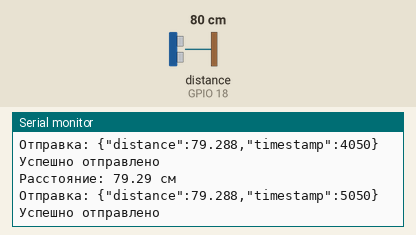
The sketch below on a simulated ESP32. On the bench: the last lines printed to the serial monitor. Wiring (inferred from the names in the program): ultrasonic range finder: trigger GPIO 5; echo GPIO 18. The test bench sets the inputs (shaded band); at power-on: distance to the obstacle (sensor on GPIO 18) 80 cm. The echo pulse lasts 58.3 µs per cm; WiFi joins after 1.5 s; servers stay silent unless stated; random numbers use the default seed unless the sketch sets one; no MQTT or app messages arrive unless stated.

Above: at 5.2 s.
5.3 s: distance to the obstacle (sensor on GPIO 18) set to 2 cm
At 6.6 s:
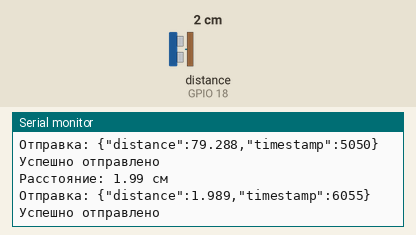
6.8 s: distance to the obstacle (sensor on GPIO 18) set to 4 cm
At 7.6 s:
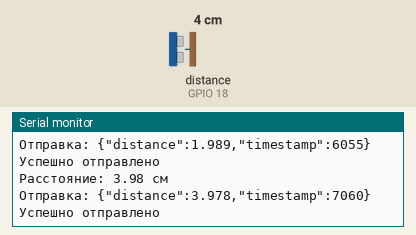
Timing chart, 0 to 9.8 s (numbered marks = the images above; inputs shaded):
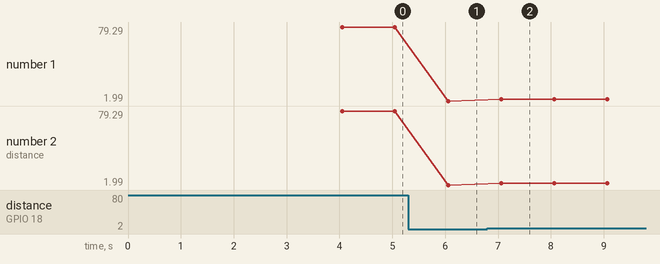

Measured:
- after the input at 5.3 s, the serial monitor: prints a new line after 0.76 s (image 1)
- after the input at 6.8 s, the serial monitor: prints a new line after 0.26 s (image 2)
- plotted number 1: 79.29 → 1.99 after the input at 5.3 s, 1.99 → 3.98 after the input at 6.8 s
- plotted number 2: 79.29 → 1.99 after the input at 5.3 s, 1.99 → 3.98 after the input at 6.8 s

The sketch:

sketch_mqtt.ino
```cpp
/*
 * ============================================================================
 *  ESP32 MQTT Client — Датчик расстояния HC-SR04
 *  Для курсовой работы: MQTT Project (Rust Server + ESP32)
 * ============================================================================
 *
 *  Подключения:
 *  - HC-SR04 VCC  → 5V
 *  - HC-SR04 GND  → GND
 *  - HC-SR04 Trig → GPIO 5
 *  - HC-SR04 Echo → GPIO 18 (через делитель 1кОм + 2кОм!)
 *
 *  ВНИМАНИЕ: Echo выдаёт 5В! ESP32 работает от 3.3В!
 *  Используйте делитель напряжения, иначе сожжёте плату!
 * ============================================================================
 */

#define MQTT_MAX_PACKET_SIZE 512

#include <WiFi.h>
#include <PubSubClient.h>
#include <ArduinoJson.h>

// ═══════════════════════════════════════════════════════════════════════════
// НАСТРОЙКИ
// ═══════════════════════════════════════════════════════════════════════════

// Wi-Fi сеть
const char* WIFI_SSID = "iPhone (Кирилл)";
const char* WIFI_PASSWORD = "87654321";

// MQTT сервер (IP компьютера с Rust сервером)
const char* MQTT_SERVER = "172.20.10.3";
const int MQTT_PORT = 1883;

// MQTT топики
const char* MQTT_CLIENT_ID_BASE = "esp32_sensor_01";
const char* MQTT_TOPIC = "esp32/distance";
const char* MQTT_STATUS_TOPIC = "status/esp32";

// Пины датчика HC-SR04
const int TRIG_PIN = 5;
const int ECHO_PIN = 18;

// Интервал отправки данных (мс)
const unsigned long SEND_INTERVAL = 1000;

// Таймауты и задержки
const unsigned long WIFI_TIMEOUT = 10000;
const unsigned long MQTT_RETRY_DELAY = 3000;

// ═══════════════════════════════════════════════════════════════════════════

WiFiClient espClient;
PubSubClient mqttClient(espClient);

unsigned long lastSendTime = 0;
unsigned long lastReconnectAttempt = 0;
bool wifiConnected = false;

// ───────────────────────────────────────────────────────────────────────────
// Функция измерения расстояния (HC-SR04)
// ───────────────────────────────────────────────────────────────────────────
float measureDistance() {
  digitalWrite(TRIG_PIN, LOW);
  delayMicroseconds(2);
  digitalWrite(TRIG_PIN, HIGH);
  delayMicroseconds(10);
  digitalWrite(TRIG_PIN, LOW);

  unsigned long duration = pulseIn(ECHO_PIN, HIGH, 30000);
  if (duration == 0) return -1.0;

  // Скорость звука: 0.034 см/мкс
  return (duration * 0.034) / 2.0;
}

// ───────────────────────────────────────────────────────────────────────────
// Подключение к Wi-Fi
// ───────────────────────────────────────────────────────────────────────────
bool connectWiFi() {
  Serial.print("Подключение к Wi-Fi: ");
  Serial.println(WIFI_SSID);

  WiFi.begin(WIFI_SSID, WIFI_PASSWORD);

  unsigned long startAttempt = millis();
  while (WiFi.status() != WL_CONNECTED && millis() - startAttempt < WIFI_TIMEOUT) {
    delay(500);
    Serial.print(".");
  }

  if (WiFi.status() == WL_CONNECTED) {
    Serial.println("\nWi-Fi подключен!");
    Serial.print("IP: "); Serial.println(WiFi.localIP());
    return true;
  } else {
    Serial.println("\nОшибка Wi-Fi");
    WiFi.disconnect();
    return false;
  }
}

// ───────────────────────────────────────────────────────────────────────────
// Описание ошибки MQTT
// ───────────────────────────────────────────────────────────────────────────
String getMqttErrorString(int state) {
  switch(state) {
    case MQTT_CONNECTION_TIMEOUT:     return "Timeout";
    case MQTT_CONNECTION_LOST:        return "Lost";
    case MQTT_CONNECT_FAILED:         return "Connect failed";
    case MQTT_DISCONNECTED:           return "Disconnected";
    case MQTT_CONNECT_BAD_PROTOCOL:   return "Bad protocol";
    case MQTT_CONNECT_BAD_CLIENT_ID:  return "Bad ID";
    case MQTT_CONNECT_UNAVAILABLE:    return "Unavailable";
    case MQTT_CONNECT_BAD_CREDENTIALS: return "Bad credentials";
    case MQTT_CONNECT_UNAUTHORIZED:   return "Unauthorized";
    default:                          return "Unknown #" + String(state);
  }
}

// ───────────────────────────────────────────────────────────────────────────
// Подключение к MQTT брокеру (с фиксом синхронизации состояния)
// ───────────────────────────────────────────────────────────────────────────
bool connectMQTT() {
  if (mqttClient.connected()) return true;
  if (millis() - lastReconnectAttempt < MQTT_RETRY_DELAY) return false;
  lastReconnectAttempt = millis();

  // Уникальный ID при каждом запуске (предотвращает конфликты сессий)
  String clientId = String(MQTT_CLIENT_ID_BASE) + "_" + String(random(0x1000, 0xFFFF), HEX);
  Serial.print("MQTT connect ("); Serial.print(clientId); Serial.print(")... ");

  // Попытка подключения с Last Will и cleanSession=true
  bool tcpOk = mqttClient.connect(
    clientId.c_str(),           // client_id
    nullptr, nullptr,           // user, pass
    MQTT_STATUS_TOPIC,          // will_topic
    0, true, "offline",         // will_qos, will_retain, will_msg
    true                        // ← clean_session = true
  );

  if (tcpOk) {
    // Вызываем loop() несколько раз, чтобы состояние стало connected() == true
    for(int i = 0; i < 12; i++) {
      mqttClient.loop();
      delay(40);
    }

    if(mqttClient.connected()) {
      Serial.println("OK");
      mqttClient.publish(MQTT_STATUS_TOPIC, "online", true);
      return true;
    } else {
      Serial.println("Сброшено после рукопожатия");
      return false;
    }
  } else {
    int state = mqttClient.state();
    Serial.print("FAIL rc=");
    Serial.println(getMqttErrorString(state));
    return false;
  }
}

// ───────────────────────────────────────────────────────────────────────────
// Отправка данных в MQTT
// ───────────────────────────────────────────────────────────────────────────
void sendDistance(float distance) {
  StaticJsonDocument<128> doc;
  doc["distance"] = distance;
  doc["timestamp"] = millis();

  String payload;
  serializeJson(doc, payload);

  Serial.print("Отправка: "); Serial.println(payload);

  if (mqttClient.publish(MQTT_TOPIC, payload.c_str())) {
    Serial.println("Успешно отправлено");
  } else {
    Serial.println("Ошибка отправки");
  }
}

// ───────────────────────────────────────────────────────────────────────────
// Обработка входящих MQTT сообщений
// ───────────────────────────────────────────────────────────────────────────
void mqttCallback(char* topic, byte* payload, unsigned int length) {
  Serial.print("Получено ["); Serial.print(topic); Serial.print("]: ");
  for (unsigned int i = 0; i < length; i++) Serial.print((char)payload[i]);
  Serial.println();
}

// ───────────────────────────────────────────────────────────────────────────
// Проверка и восстановление соединений
// ───────────────────────────────────────────────────────────────────────────
void checkConnections() {
  // Wi-Fi
  if (WiFi.status() != WL_CONNECTED) {
    Serial.println("Wi-Fi потеряно, переподключение...");
    delay(1000);
    wifiConnected = connectWiFi();
    if (!wifiConnected) return;
  }

  // MQTT
  if (!mqttClient.connected()) {
    Serial.println("MQTT потеряно, переподключение...");
    connectMQTT();
  }

  mqttClient.loop();
}

// ═══════════════════════════════════════════════════════════════════════════
// SETUP — Инициализация
// ═══════════════════════════════════════════════════════════════════════════
void setup() {
  Serial.begin(115200);
  delay(2000); // Ждём инициализацию USB


  // Инициализация генератора случайных чисел
  randomSeed(millis() + analogRead(0));

  // Пины датчика
  pinMode(TRIG_PIN, OUTPUT);
  pinMode(ECHO_PIN, INPUT);
  digitalWrite(TRIG_PIN, LOW);

  // 1. Подключаемся к Wi-Fi
  wifiConnected = connectWiFi();
  if (!wifiConnected) {
    Serial.println("Нет сети. Перезагрузите плату.");
    return;
  }

  // 2. Настраиваем MQTT клиент
  mqttClient.setServer(MQTT_SERVER, MQTT_PORT);
  mqttClient.setCallback(mqttCallback);
  mqttClient.setKeepAlive(60);
  mqttClient.setSocketTimeout(30);

  // 3. Умное подключение к брокеру (до 5 секунд попыток)
  //    Это решает проблему "сервер запущен раньше -> не подключается"
  Serial.println("Подключение к брокеру (ожидание до 5 сек)...");
  unsigned long connStart = millis();
  bool mqttReady = false;
  while(millis() - connStart < 5000) {
    if(connectMQTT()) {
      mqttReady = true;
      break;
    }
    delay(500);
    yield(); // Разрешаем фоновым задачам Wi-Fi работать
  }

  if(mqttReady) Serial.println("MQTT готов к работе!");
  else          Serial.println("Брокер недоступен. Попытки продолжатся в цикле.");

  Serial.println("Инициализация завершена!\n");
}

// ═══════════════════════════════════════════════════════════════════════════
// LOOP — Главный цикл
// ═══════════════════════════════════════════════════════════════════════════
void loop() {
  checkConnections();

  // Отправка данных только при активном MQTT
  if (wifiConnected && mqttClient.connected()) {
    unsigned long currentTime = millis();
    if (currentTime - lastSendTime >= SEND_INTERVAL) {
      lastSendTime = currentTime;

      float distance = measureDistance();
      if (distance >= 0) {
        Serial.print("Расстояние: "); Serial.print(distance); Serial.println(" см");
        sendDistance(distance);
      } else {
        Serial.println("Объект вне диапазона");
      }
      Serial.println();
    }
  }

  delay(10);
}
```
